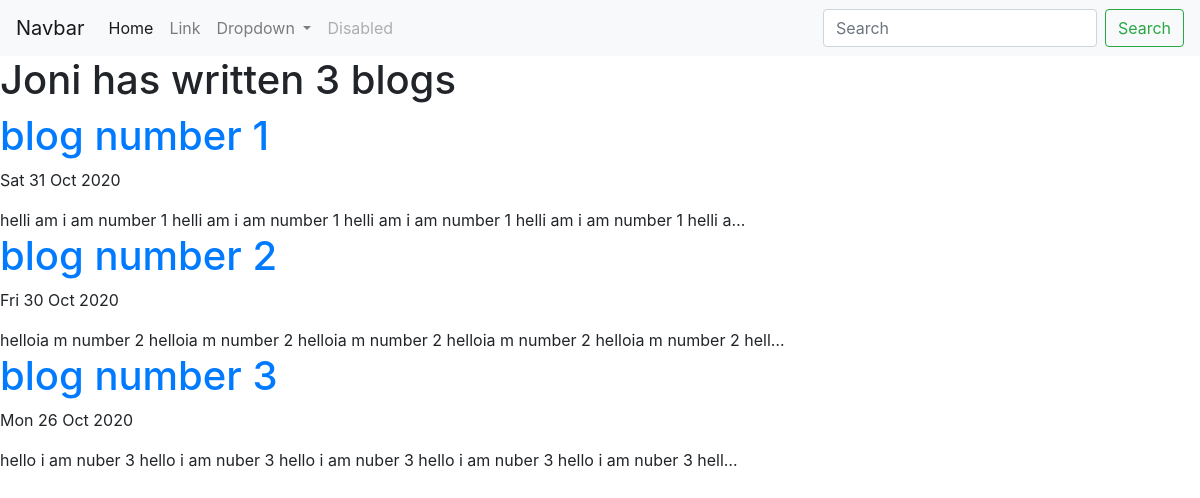
Screenshot of /blog/ with the database file from the repository.
### blog/models.py (models this page shows, shortened)
class Blog(models.Model):
   title = models.CharField(max_length=100)
   date = models.DateField()
   description = models.TextField()

### blog/views.py (the view)
# urls.py: path('',views.all_blog , name='all_blog'),
def all_blog(request):
    joni = Blog.objects.all()
    return render(request,'blog/all_blog.html',{'zak':joni})

### blog/templates/blog/all_blog.html
{% extends 'portfolio/base.html' %}
{% block content %}
<h1>Joni has written {{ zak.count }} blog{{ zak.count|pluralize }} </h1>
{% for z in zak %}
<a href="{% url 'blog:detail' z.id %}"><h1>{{z.title}}</h1></a>
<p>{{z.date|date:"D d M Y"}}</p>
{{z.description|striptags|truncatechars:100}}
{% endfor %}
{% endblock %}

### rows the page displays
Blog: title "blog number 1", date "Sat 31 Oct 2020", description "helli am i am number 1 helli am i am number 1 helli am i am number 1 helli am i am number 1 helli a…"
Blog: title "blog number 2", date "Fri 30 Oct 2020", description "helloia m number 2 helloia m number 2 helloia m number 2 helloia m number 2 helloia m number 2 hell…"
Blog: title "blog number 3", date "Mon 26 Oct 2020", description "hello i am nuber 3 hello i am nuber 3 hello i am nuber 3 hello i am nuber 3 hello i am nuber 3 hell…"

### other values shown
{{ zak.count }} "3"
